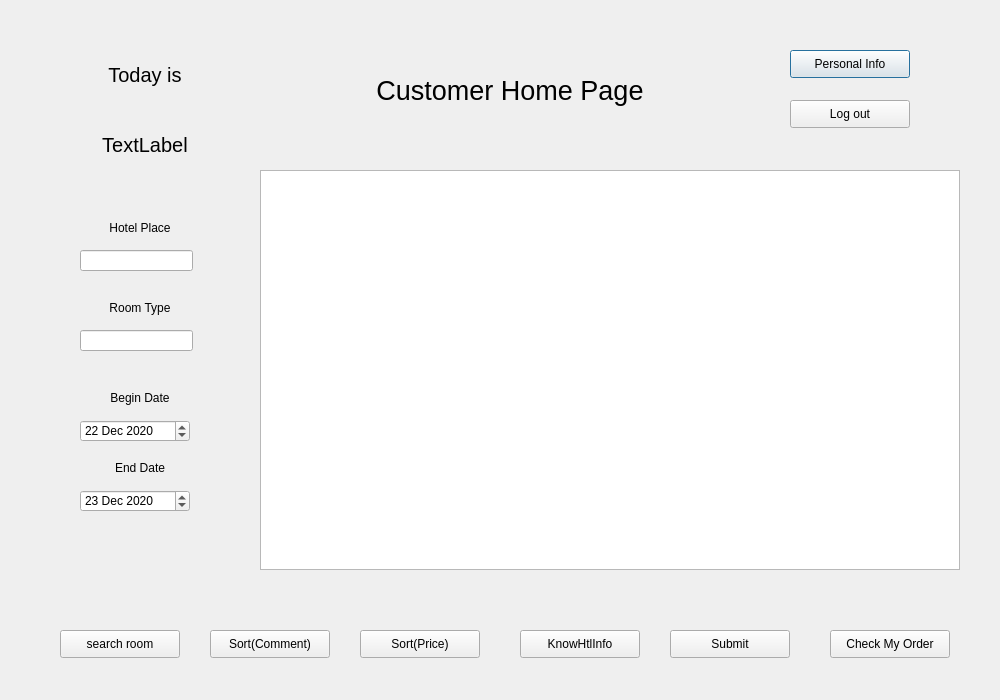
<?xml version="1.0" encoding="UTF-8"?>
<ui version="4.0">
 <class>CtmHomPage</class>
 <widget class="QDialog" name="CtmHomPage">
  <property name="geometry">
   <rect>
    <x>0</x>
    <y>0</y>
    <width>1000</width>
    <height>700</height>
   </rect>
  </property>
  <property name="windowTitle">
   <string>Dialog</string>
  </property>
  <widget class="QLabel" name="label_top">
   <property name="geometry">
    <rect>
     <x>310</x>
     <y>40</y>
     <width>400</width>
     <height>100</height>
    </rect>
   </property>
   <property name="font">
    <font>
     <pointsize>20</pointsize>
    </font>
   </property>
   <property name="text">
    <string>Customer Home Page</string>
   </property>
   <property name="alignment">
    <set>Qt::AlignCenter</set>
   </property>
  </widget>
  <widget class="QTableView" name="tableView">
   <property name="geometry">
    <rect>
     <x>260</x>
     <y>170</y>
     <width>700</width>
     <height>400</height>
    </rect>
   </property>
  </widget>
  <widget class="QDateEdit" name="BeginDateEdit">
   <property name="geometry">
    <rect>
     <x>80</x>
     <y>420</y>
     <width>110</width>
     <height>22</height>
    </rect>
   </property>
   <property name="dateTime">
    <datetime>
     <hour>0</hour>
     <minute>0</minute>
     <second>0</second>
     <year>2020</year>
     <month>12</month>
     <day>22</day>
    </datetime>
   </property>
   <property name="date">
    <date>
     <year>2020</year>
     <month>12</month>
     <day>22</day>
    </date>
   </property>
  </widget>
  <widget class="QDateEdit" name="EndDateEdit">
   <property name="geometry">
    <rect>
     <x>80</x>
     <y>490</y>
     <width>110</width>
     <height>22</height>
    </rect>
   </property>
   <property name="dateTime">
    <datetime>
     <hour>0</hour>
     <minute>0</minute>
     <second>0</second>
     <year>2020</year>
     <month>12</month>
     <day>23</day>
    </datetime>
   </property>
   <property name="date">
    <date>
     <year>2020</year>
     <month>12</month>
     <day>23</day>
    </date>
   </property>
  </widget>
  <widget class="QLabel" name="BeginDateLabel">
   <property name="geometry">
    <rect>
     <x>80</x>
     <y>390</y>
     <width>120</width>
     <height>15</height>
    </rect>
   </property>
   <property name="text">
    <string>Begin Date</string>
   </property>
   <property name="alignment">
    <set>Qt::AlignCenter</set>
   </property>
  </widget>
  <widget class="QLabel" name="EndDateLabel">
   <property name="geometry">
    <rect>
     <x>80</x>
     <y>460</y>
     <width>120</width>
     <height>15</height>
    </rect>
   </property>
   <property name="text">
    <string>End Date</string>
   </property>
   <property name="alignment">
    <set>Qt::AlignCenter</set>
   </property>
  </widget>
  <widget class="QLineEdit" name="PlaceLineEdit">
   <property name="geometry">
    <rect>
     <x>80</x>
     <y>250</y>
     <width>113</width>
     <height>21</height>
    </rect>
   </property>
  </widget>
  <widget class="QLineEdit" name="TypeLineEdit">
   <property name="geometry">
    <rect>
     <x>80</x>
     <y>330</y>
     <width>113</width>
     <height>21</height>
    </rect>
   </property>
  </widget>
  <widget class="QPushButton" name="PerInfoBtn">
   <property name="geometry">
    <rect>
     <x>790</x>
     <y>50</y>
     <width>120</width>
     <height>28</height>
    </rect>
   </property>
   <property name="text">
    <string>Personal Info</string>
   </property>
   <property name="iconSize">
    <size>
     <width>20</width>
     <height>20</height>
    </size>
   </property>
  </widget>
  <widget class="QLabel" name="PlaceLabel">
   <property name="geometry">
    <rect>
     <x>80</x>
     <y>220</y>
     <width>120</width>
     <height>15</height>
    </rect>
   </property>
   <property name="text">
    <string>Hotel Place</string>
   </property>
   <property name="alignment">
    <set>Qt::AlignCenter</set>
   </property>
  </widget>
  <widget class="QLabel" name="TypeLabel">
   <property name="geometry">
    <rect>
     <x>80</x>
     <y>300</y>
     <width>120</width>
     <height>15</height>
    </rect>
   </property>
   <property name="text">
    <string>Room Type</string>
   </property>
   <property name="alignment">
    <set>Qt::AlignCenter</set>
   </property>
  </widget>
  <widget class="QPushButton" name="SearchRoomBtn">
   <property name="geometry">
    <rect>
     <x>60</x>
     <y>630</y>
     <width>120</width>
     <height>28</height>
    </rect>
   </property>
   <property name="text">
    <string>search room</string>
   </property>
  </widget>
  <widget class="QPushButton" name="LogoutBtn">
   <property name="geometry">
    <rect>
     <x>790</x>
     <y>100</y>
     <width>120</width>
     <height>28</height>
    </rect>
   </property>
   <property name="text">
    <string>Log out</string>
   </property>
  </widget>
  <widget class="QPushButton" name="CommentSortBtn">
   <property name="geometry">
    <rect>
     <x>210</x>
     <y>630</y>
     <width>120</width>
     <height>28</height>
    </rect>
   </property>
   <property name="text">
    <string>Sort(Comment)</string>
   </property>
  </widget>
  <widget class="QPushButton" name="PriceSortBtn">
   <property name="geometry">
    <rect>
     <x>360</x>
     <y>630</y>
     <width>120</width>
     <height>28</height>
    </rect>
   </property>
   <property name="text">
    <string>Sort(Price)</string>
   </property>
  </widget>
  <widget class="QPushButton" name="SubmitBtn">
   <property name="geometry">
    <rect>
     <x>670</x>
     <y>630</y>
     <width>120</width>
     <height>28</height>
    </rect>
   </property>
   <property name="text">
    <string>Submit</string>
   </property>
  </widget>
  <widget class="QPushButton" name="CheckMyOrderBtn">
   <property name="geometry">
    <rect>
     <x>830</x>
     <y>630</y>
     <width>120</width>
     <height>28</height>
    </rect>
   </property>
   <property name="text">
    <string>Check My Order</string>
   </property>
  </widget>
  <widget class="QLabel" name="d_TodayLabel">
   <property name="geometry">
    <rect>
     <x>70</x>
     <y>130</y>
     <width>150</width>
     <height>30</height>
    </rect>
   </property>
   <property name="font">
    <font>
     <pointsize>15</pointsize>
    </font>
   </property>
   <property name="text">
    <string>TextLabel</string>
   </property>
   <property name="alignment">
    <set>Qt::AlignCenter</set>
   </property>
  </widget>
  <widget class="QPushButton" name="KnowHtlInfoBtn">
   <property name="geometry">
    <rect>
     <x>520</x>
     <y>630</y>
     <width>120</width>
     <height>28</height>
    </rect>
   </property>
   <property name="text">
    <string>KnowHtlInfo</string>
   </property>
  </widget>
  <widget class="QLabel" name="TodayLabel">
   <property name="geometry">
    <rect>
     <x>70</x>
     <y>60</y>
     <width>150</width>
     <height>30</height>
    </rect>
   </property>
   <property name="font">
    <font>
     <pointsize>15</pointsize>
    </font>
   </property>
   <property name="text">
    <string>Today is</string>
   </property>
   <property name="alignment">
    <set>Qt::AlignCenter</set>
   </property>
  </widget>
 </widget>
 <resources/>
 <connections/>
</ui>
